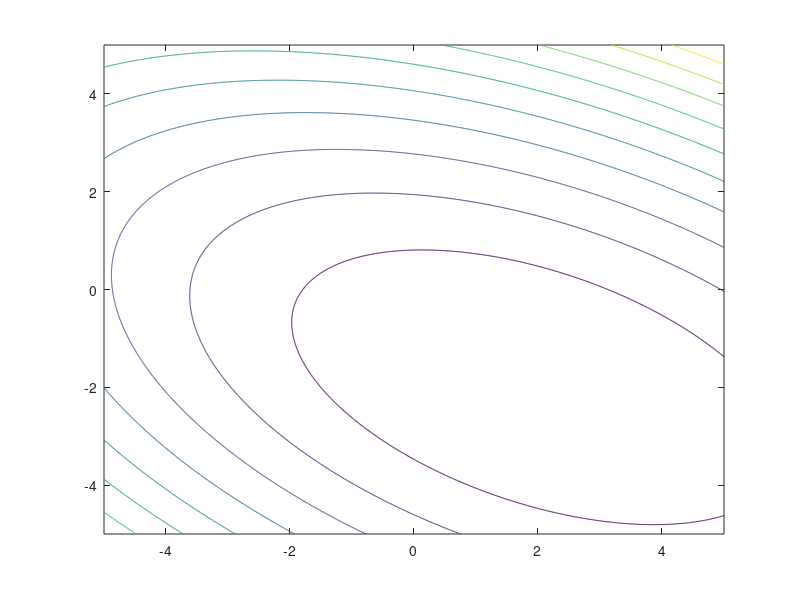

The MATLAB script that drew this image: (Note: this script raises an error after producing the figure.)
%% Excercise 7.3
clear;close all;clc

%% a)
A = [3 2;
     2 6];
b = [2;-8];
x_ex = [2;-2];

% Phi=1/2 * x^T*A*x+x^T*b
Phi = @(x1,x2) 0.5*x1.^2*A(1,1)+...
             0.5*x2.^2*A(2,2)+...
             x1.*x2*A(1,2)-...
             x1*b(1)-x2*b(2);
x = linspace(-5, 5, 1001);
y = linspace(-5, 5, 1001);
[X,Y] = meshgrid(x,y);
figure
contour(X,Y,Phi(X,Y));

%% b)
x0 = [-2;2];
tol = 1e-6;
max_it = 1000;

P=eye(2);
[x1, it1, res1, XK1] = gradprec(A,b,P, x0,max_it, tol);
figure
contour(X,Y,Phi(X,Y),15);
hold on
for ii=1:it1
    x1=XK1(1,ii); x2=XK1(2,ii);
    contour(X,Y,Phi(X,Y),[Phi(x1,x2) Phi(x1,x2)]);
end
plot(XK1(1,:),XK1(2,:),'*-','linewidth',2);
fprintf("Iterations require with non preconditioned gradient Method: %g\n", it1);
%% c)
P = diag(diag(A));
[x2, it2, res2, XK2] = gradprec(A,b,P, x0,max_it, tol);
figure
contour(X,Y,Phi(X,Y),15);
hold on
for ii=1:it2
    x1=XK2(1,ii); x2=XK2(2,ii);
    contour(X,Y,Phi(X,Y),[Phi(x1,x2) Phi(x1,x2)]);
end
plot(XK2(1,:),XK2(2,:),'*-','linewidth',2);
fprintf("Iterations require with preconditioned gradient Method: %g\n", it2);

%% d)
[x3,it3,XK3,res3] = ConjGrad(A,b,x0,max_it,tol);
figure
contour(X,Y,Phi(X,Y),15);
hold on
for ii=1:it3
    x1=XK3(1,ii); x2=XK3(2,ii);
    contour(X,Y,Phi(X,Y),[Phi(x1,x2) Phi(x1,x2)]);
end
plot(XK3(1,:),XK3(2,:),'*-','linewidth',2);
[xk_pcg1,flag1,relres1,k1] = pcg(A,b,tol,max_it,eye(2));
fprintf("Iterations require with non PCG : %g\n", k1);

%% e)
[xk_pcg2,flag2,relres2,k2] = pcg(A,b,tol,max_it,P);
fprintf("Iterations require with preconditioned gradient Method: %g\n", k2);
